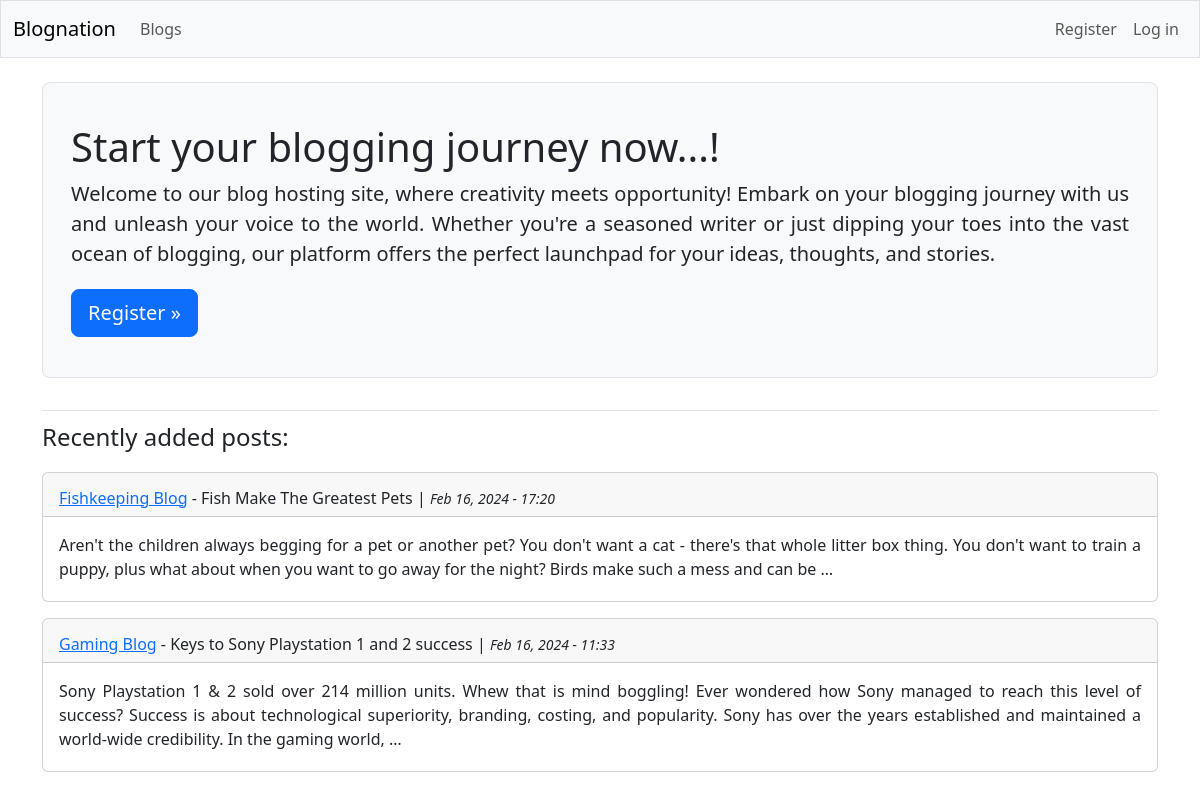
The page / on the database its author committed.
### blogs/models.py (models this page shows, shortened)
class Post(models.Model):
    blog = models.ForeignKey(Blog, on_delete=models.CASCADE)
    title = models.CharField(max_length=200)
    content = models.TextField()
    date_added = models.DateTimeField(auto_now_add=True)

class Blog(models.Model):
    name = models.CharField(max_length=100)
    date_added = models.DateTimeField(auto_now_add=True)
    owner = models.ForeignKey(User, on_delete=models.CASCADE)

### blogs/views.py (the view)
# urls.py: path('', views.index, name='index'),
def index(request):
    posts = Post.objects.order_by('-date_added')
    count = len(posts)
    if count == 0:
        context = {'recent_posts': []}
    elif count == 1:
        context = {'recent_posts': [posts[0]]}
    else:
        context = {'recent_posts': [posts[0], posts[1]]}
    return render(request, 'blogs/index.html', context)

### blogs/templates/blogs/index.html
{% extends 'blogs/base.html' %}
{% block page_header %}
<div class="p-3 mb-4 bg-light border rounded-3">
  <div class="container-fluid py-4">
    <h1 class="display-6">Start your blogging journey now...!</h1>
    <p class="lead" style="text-align: justify;">Welcome to our blog hosting site, where creativity meets opportunity!
      Embark on your blogging
      journey with us and unleash your voice to the world. Whether you're a seasoned writer or just dipping your toes
      into the vast ocean of blogging, our platform offers the perfect launchpad for your ideas, thoughts, and stories.
    </p>
    {% if request.user.is_authenticated %}
    <a class="btn btn-primary btn-lg mt-1" href="{% url 'blogs:new_blog' %}">Create a new Blog</a>
    {% else %}
    <a class="btn btn-primary btn-lg mt-1" href="{% url 'accounts:register' %}">Register &raquo;</a>
    {% endif %}
  </div>
</div>
{% endblock page_header %}
{% block content %}
{% if recent_posts %}
<div class="py-1 mb-2 ">
  <h4>Recently added posts:</h4>
</div>
{% for post in recent_posts %}
<div class="card mb-3">
  <h6 class="card-header pb-2 pt-3">
    <a href="{% url 'blogs:blog' post.blog.id %}">{{post.blog.name}}</a> - {{ post.title}} |
    <small><i>{{ post.date_added|date:'M d, Y - H:i' }}</i></small>
  </h6>
  <div class="card-body pb-1" style="text-align: justify;">{{ post.content|truncatewords:50|linebreaks }}</div>
</div>
{% endfor %}
{% endif %}
{% endblock content %}

### blogs/templates/blogs/base.html (shortened to what this page needs)
<!DOCTYPE html>
<html lang="en">
<head>
  {% load django_bootstrap5 %}
  {% bootstrap_css %}
</head>
<body>
  <nav class="navbar navbar-expand-md navbar-light bg-light mb-4 border">
    <div class="container-fluid">
      <a class="navbar-brand" href="{% url 'blogs:index' %}">
        Blognation</a>
      <div class="collapse navbar-collapse" id="navbarCollapse">
        <ul class="navbar-nav me-auto mb-2 mb-md-0">
          <li class="nav-item">
            <a class="nav-link" href="{% url 'blogs:blogs' %}">
              Blogs</a>
          </li>
        </ul>
        <ul class="navbar-nav ms-auto mb-2 mb-md-0">
          {% if user.is_authenticated %}
          <li class="nav-item">
            <span class="navbar-text me-2">Hello, {{ user.username.title }}.
            </span>
          </li>
          {% else %}
          <li class="nav-item">
            <a class="nav-link" href="{% url 'accounts:register' %}">
              Register</a>
          </li>
          <li class="nav-item">
            <a class="nav-link" href="{% url 'accounts:login' %}">
              Log in</a>
          </li>
          {% endif %}
        </ul>
      </div>
    </div>
  </nav>
  <main class="container">
    <div class="pb-2 mb-2 border-bottom">
      {% block page_header %}{% endblock page_header %}
    </div>
    <div>
      {% block content %}{% endblock content %}
    </div>
  </main>
</body>
</html>

### rows shown on the page
Post: blog.name "Fishkeeping Blog", title "Fish Make The Greatest Pets", date_added "Feb 16, 2024 - 17:20", content "Aren't the children always begging for a pet or another pet? You don't want a cat - there's that whole litter box thing. You don't want to train a puppy, plus what about when you want to go away for the night? Birds make such a mess and can be …"
Post: blog.name "Gaming Blog", title "Keys to Sony Playstation 1 and 2 success", date_added "Feb 16, 2024 - 11:33", content "Sony Playstation 1 & 2 sold over 214 million units. Whew that is mind boggling! Ever wondered how Sony managed to reach this level of success? Success is about technological superiority, branding, costing, and popularity. Sony has over the years established and maintained a world-wide credibility. In the gaming world, …"
